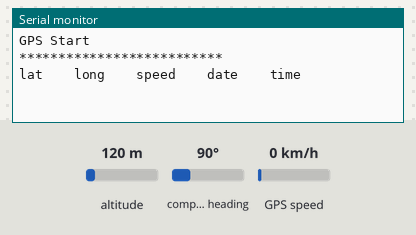
The sketch below on a simulated Arduino Uno, built with avr-gcc and run on an emulated ATmega328P. On the bench: the last lines printed to the serial monitor. The test bench sets the inputs (shaded band); at power-on: GPS speed 0 km/h, altitude 120 m, compass heading 90°. The GPS gets a fix after 3 s at 37.7749, -122.4194 with 8 satellites.

Above: at 1.2 s.
1.3 s: GPS speed set to 2 km/h
At 3.9 s:
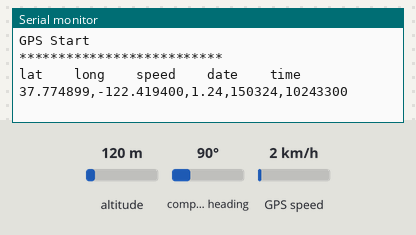
5.4 s: GPS speed set to 30 km/h
At 6.6 s:
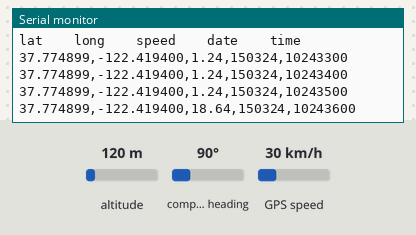
Timing chart, 0 to 8.4 s (numbered marks = the images above; inputs shaded):
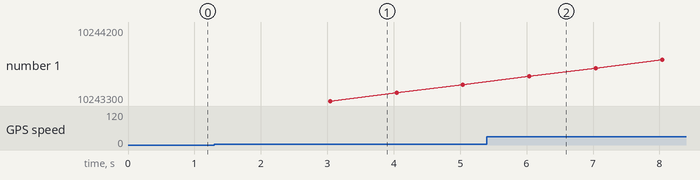

The sketch:

013_GPS_STRING.ino
```cpp
#include <TinyGPS++.h>
#include <SoftwareSerial.h>


SoftwareSerial serial_connection(6, 7);
TinyGPSPlus gps;

String Data = "";


void setup() {

  serial_connection.begin(9600);//This opens up communications to the GPS

  Serial.begin(9600);//This opens up communications to the Serial monitor in the Arduino IDE and sets the speed. This is basically the connection to the computer
  Serial.println("GPS Start\n**************************");//Just show to the monitor that the sketch has started
  Serial.println("lat \t long \t speed \t date \t time");//and these are the values

}

void loop()
{
  while (serial_connection.available()) //While there is data coming from the GPS, do follwing...
  {
    gps.encode(serial_connection.read());//...read the signal, transform into an object called "gps"
  }

  if (gps.location.isUpdated()) //if this object has been updated, do the following
  {Data = "";

    Data.concat(String(gps.location.lat(), 6));
    Data.concat(",");
    Data.concat(String(gps.location.lng(), 6));
    Data.concat(",");
    Data.concat(gps.speed.mph());
    Data.concat(",");
    Data.concat(gps.date.value());
    Data.concat(",");
    Data.concat(gps.time.value());

    Serial.println(Data);

  }
}
```

Measured:
- after the input at 1.3 s, the serial monitor: prints a new line after 1.7 s (image 1)
- after the input at 5.4 s, the serial monitor: prints a new line after 0.64 s (image 2)
